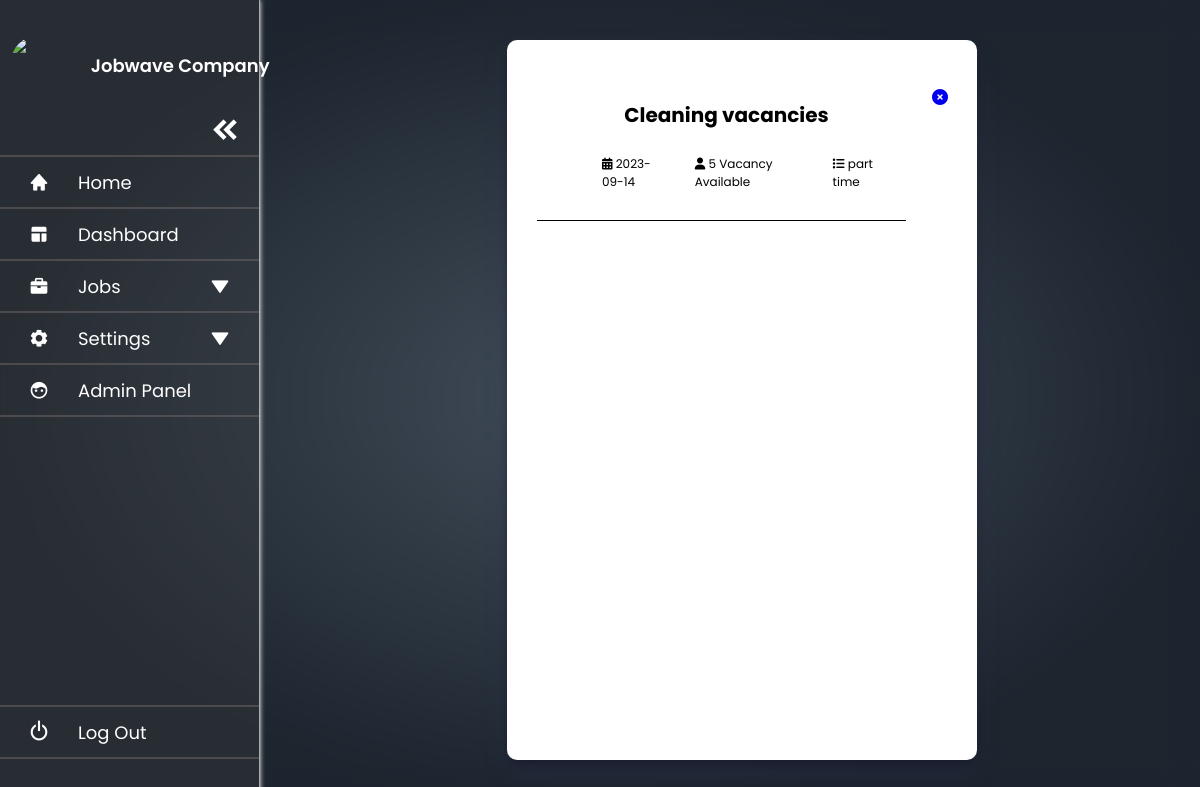
The page /job_view.php?i=5 (signed in) on the database its author committed.
### tables this page shows
CREATE TABLE `user` (
  `reg_id` int(20) NOT NULL,
  `user_name` varchar(200) NOT NULL,
  `user_type` varchar(50) NOT NULL,
  `email` varchar(250) NOT NULL,
  `phone_number` int(20) NOT NULL,
  `password` varchar(400) NOT NULL
);

CREATE TABLE `add_job` (
  `job_id` int(11) NOT NULL,
  `job_title` varchar(300) NOT NULL,
  `description` text NOT NULL,
  `num_of_vacancy` int(11) NOT NULL,
  `job_type` varchar(50) NOT NULL,
  `date` date NOT NULL,
  `time` time NOT NULL,
  `salary` decimal(10,2) NOT NULL,
  `com_id` int(11) NOT NULL,
  `post_time` datetime NOT NULL
);

### job_view.php (the view, shortened to what this page needs)
<!DOCTYPE html>
<html lang="en">
<head>
    <link rel="stylesheet" href="css/side_navigation.css">
    <link rel="stylesheet" href="css/job_view.css">
	<link href='https://unpkg.com/boxicons@2.1.4/css/boxicons.min.css' rel='stylesheet'>
    <link rel="stylesheet" href="https://cdnjs.cloudflare.com/ajax/libs/font-awesome/6.4.2/css/all.min.css">
</head>
<body>
    <?php
        include ('sidebar.php');
    ?>
    <div class="home_section">
        <div class="home_content" >
            <div class="view_popup">
                <div class="popup_details">
                    <div class="part1">
                        <div class="closebtn" id="closebtn"><a href="job_list.php"><i class="fa-solid fa-circle-xmark"></i></a></div>
                        <div class="view_job_details">
                            <?php
                                $query = "SELECT * FROM add_job WHERE job_id = $_GET[i]";
                                $result = mysqli_query($con, $query);
                                while ($row = mysqli_fetch_assoc($result)) {
                            ?>
                                <div class="ads">
                                    <b>
                                        <p class="jobtitle" style="font-size:20px"><?php echo $row['job_title']; ?></p>
                                    </b>
                                    <div class="icon_job_view" style="margin: 5px 0px 0px 15px;">
                                        <p><i class="fa-solid fa-calendar-days"></i></i> <?php echo $row['date']; ?></p>
                                        <p><i class="fa-solid fa-user"></i> <?php echo $row['num_of_vacancy']; ?> Vacancy Available</p>
                                        <p><i class="fa-solid fa-list"></i> <?php echo $row['job_type']; ?></p>
                                    </div>
                                </div>
                            <?php
                                }
                            ?>
                        </div>
                    </div>
                    <div class="part2">
                    </div>
                </div>
            </div>
        </div>
    </div>
</body>
</html>

### sidebar.php (shortened to what this page needs)
<?php
    include ('include/connection.php');
    if(isset($_SESSION['reg_id'])){
        $id = $_SESSION['reg_id'];
        $query = "SELECT work_image as image_name FROM work_profile WHERE reg_id = $id UNION ALL SELECt com_image as image_name FROM com_profile WHERE reg_id = $id";
        $query_result = mysqli_query($con, $query);
        $image_row = mysqli_fetch_assoc($query_result);
        $num_row = mysqli_num_rows($query_result);
            if($num_row > 0){
                $image_path = "uploads/$image_row[image_name]";
            }
            else{
                $image_path ="uploads/logo.png";
            }
        $user_query= "SELECT user_name, user_type FROM user WHERE reg_id = $id";
        $result = mysqli_query($con, $user_query);
        $user_row = mysqli_fetch_assoc($result);
        $user_type = $user_row['user_type'];
        $user_name = $user_row['user_name'];
        if($user_type == 'admin'){
        ?>
            <div class="sidebar">
                <div class="user_details">
                    <div class="user_img">
                        <img src="uploads/logo.png" >
                    </div>
                    <div class="data_line">
                        <span class="user_data"><?php echo $user_name ?></span>
                        <span class="user_data2">UOJ Project Group</span>
                    </div>
                </div>
                <div class="open_close">
                    <i class='bx bxs-chevrons-left icon' ></i>
                </div>
                <ul class="nav_list">
                    <li>
                        <a href="home.php">
                            <i class='bx bxs-home' ></i>
                        <span class="link_name">Home</span>
                        </a>
                        <ul class="sub_menu blank">
                            <li><a class="link_name" href="home.php">Home</a></li>
                        </ul>
                    </li>
                    <li>
                        <a href="admin_dashboard.php">
                            <i class='bx bxs-layout'></i>
                        <span class="link_name">Dashboard</span>
                        </a>
                        <ul class="sub_menu blank">
                            <li><a class="link_name" href="#">Dashboard</a></li>
                        </ul>
                    </li>
                    <li>
                        <a href="admin_company.php">
                            <i class='bx bxs-buildings'></i>
                        <span class="link_name">Company</span>
                        </a>
                        <ul class="sub_menu blank">
                            <li><a class="link_name" href="#">Company</a></li>
                        </ul>
                    </li>
                    <li>
                        <a href="admin_worker.php">
                            <i class='bx bxs-hard-hat' ></i>
                        <span class="link_name">Workers</span>
                        </a>
                        <ul class="sub_menu blank">
                            <li><a class="link_name" href="#">Workers</a></li>
                        </ul>
                    </li>
                    <li>
                        <a href="admin_jobs.php">
                            <i class='bx bxs-briefcase' ></i>
                        <span class="link_name">Jobs</span>
                        </a>
                        <ul class="sub_menu blank">
                            <li><a class="link_name" href="#">Jobs</a></li>
                        </ul>
                    </li>
                    <li>
                        <div class="iocn_link">
                        <a href="#">
                            <i class='bx bxs-envelope'></i>
                            <span class="link_name">Mails</span>
                        </a>
                        <i class='bx bxs-down-arrow arrow'></i>
                        </div>
                        <ul class="sub_menu">
                        <li><a class="link_name" href="#">Mails</a></li>
                        <li><a href="admin_company_mail.php?contact_mails">Contacts Mails</a></li>
                        <li><a href="admin_company_mail.php?com_mails">Company Mails</a></li>
                        <li><a href="admin_company_mail.php?work_mails">Worker Mails</a></li>
                        </ul>
                    </li>
                </ul>
                <div class="log">
                    <div class="iocn_link">
                        <a href="logout.php">
                            <i class='bx bx-power-off'></i>
                            <span class="link_name">Log Out</span>
                        </a>
                    </div>
                </div>
            </div>
        <?php
        }
        elseif($user_type == 'company'){
        ?>
            <div class="sidebar" id="blur2">
                <div class="user_details">
                    <div class="user_img">
                        <img src="<?php echo $image_path?>" >
                    </div>
                    <div class="data_line">
                        <span class="user_data"><?php echo $user_name ?></span>
                    </div>
                </div>
                <div class="open_close">
                    <i class='bx bxs-chevrons-left icon' ></i>
                </div>
                <ul class="nav_list">
                    <li>
                        <a href="home.php">
                            <i class='bx bxs-home' ></i>
                        <span class="link_name">Home</span>
                        </a>
                    </li>
                    <li>
                        <a href="company_dashboard.php">
                            <i class='bx bxs-layout'></i>
                        <span class="link_name">Dashboard</span>
                        </a>
                    </li>
                    <li>
                        <div class="iocn_link">
                        <a href="#">
                            <i class='bx bxs-briefcase' ></i>
                            <span class="link_name">Jobs</span>
                        </a>
                        <i class='bx bxs-down-arrow arrow'></i>
                        </div>
                    </li>
                    <li>
                        <div class="iocn_link">
                        <a href="#">
                            <i class='bx bxs-cog' ></i>
                            <span class="link_name">Settings</span>
                        </a>
                        <i class='bx bxs-down-arrow arrow'></i>
                        </div>
                    </li>
                    <li>
                        <a href="message_admin.php">
                            <i class='bx bxs-face'></i>
                        <span class="link_name">Admin Panel</span>
                        </a>
                    </li>
                </ul>
                <div class="log">
                    <div class="iocn_link">
                        <a href="logout.php">
                            <i class='bx bx-power-off'></i>
                            <span class="link_name">Log Out</span>
                        </a>
                    </div>
                </div>
            </div>
        <?php
        }
    }
    else{
        header("Location: home.php");
    }
?>

### css/side_navigation.css (style rules this page uses)
* { margin: 0; padding: 0; box-sizing: border-box; font-family: 'Poppins', sans-serif; }
body { background: radial-gradient(50.53% 50.53% at 50.23% 49.47%, #414d59 0%, #1d252f 100%); overflow: hidden; backdrop-filter: blur(15px); }
.sidebar { position: fixed; top: 0; left: 0; height: 100%; width: 260px; background: #3f3f3f56; z-index: 100; transition: all 0.5s ease; backdrop-filter: blur(8px); border-right: 1px solid rgba(255, 255, 255, 0.61); box-shadow: 0px 0px 5px 0px white; }
.sidebar .user_details { height: 100px; width: 100%; display: flex; align-items: center; }
.sidebar .user_details .user_img { position: fixed; width: 60px; height: 60px; overflow: hidden; border-radius: 50%; margin: 30px 20px 0px 10px; }
.sidebar .user_details .user_img img { height: 100%; }
.sidebar .user_details .data_line { position: relative; left: 35%; display: flex; flex-direction: column; margin-top: 30px; }
.sidebar .user_details .user_data { font-size: 18px; color: #fff; font-weight: 600; transition: all 0.6s ease; }
.sidebar .open_close i { margin-top: 5px; margin-left: 200px; height: 50px; min-width: 50px; text-align: center; line-height: 50px; color: white; font-size: 35px; cursor: pointer; transition: all 1s ease; }
.sidebar .nav_list { border-top: 2px solid rgba(111, 102, 102, 0.497); height: calc(100% - 250px); padding: 0px 0 150px 0; overflow: auto; }
.sidebar .nav_list li { position: relative; list-style: none; border-bottom: 2px solid rgba(111, 102, 102, 0.497); }
.sidebar .log i { height: 50px; min-width: 78px; text-align: center; line-height: 50px; color: white; font-size: 25px; cursor: pointer; transition: all 0.3s ease; }
.sidebar .log a { border-top: 2px solid rgba(111, 102, 102, 0.497); border-bottom: 2px solid rgba(111, 102, 102, 0.497); font-size: 18px; font-weight: 400; color: #ffffff; transition: all 0.4s ease; }
.sidebar .nav_list li .iocn_link , .sidebar .log .icon_link { display: flex; align-items: center; justify-content: space-between; }
.sidebar .nav_list li i { height: 50px; min-width: 78px; text-align: center; line-height: 50px; color: white; font-size: 20px; cursor: pointer; transition: all 0.3s ease; }
.sidebar .nav_list li a, .sidebar .log a { display: flex; align-items: center; text-decoration: none; }
.sidebar .nav_list li a .link_name { font-size: 18px; font-weight: 400; color: #ffffff; transition: all 0.4s ease; }
.home_section { position: relative; height: 100vh; left: 260px; width: calc(100% - 260px); transition: all 0.5s ease; padding: 12px; }
.home_content { height: 100%; display: flex; align-items: center; flex-wrap: wrap; }

### css/job_view.css (style rules this page uses)
.view_popup { width: 100%; height: 100vh; position: absolute; top: 0; z-index: 1; justify-content: center; background-color: #ffffff00; display: flex; }
.popup_details { overflow-y: auto; z-index: 106; margin: auto; width: 50%; height: 90%; padding: 20px 30px; background-color: #fff; box-shadow: rgba(50, 50, 93, 0.45) 0px 13px 27px -5px, rgba(0, 0, 0, 2.3) 0px 8px 16px -8px; border-radius: 10px; transition: top 0ms ease-in-out 200ms, opacity 200ms ease-in-out 0ms, transform 30ms ease-in-out 0ms; }
.view_popup .closebtn a { position: inherit; float: right; top: 10px; right: 10px; width: 15px; height: 15px; cursor: pointer; }
.view_job_details { width: 90%; height: 100%; padding: 15px; padding-left: 25px; padding-bottom: 30px; margin-top: 25px; margin-bottom: 25px; font-size: 12px; border-bottom: 1px solid black; display: flex; justify-content: center; }
.part1 { height: 20%; background-color: white; width: 100%; height: 20%; }
.part2 { height: 70%; width: 90%; border-radius: 20px; margin-top: 10px; }
.ads { display: flex; flex-direction: column; justify-content: center; align-items: center; }
.icon_job_view { display: flex; flex-direction: row; }
.icon_job_view p { margin-left: 25px; margin-top: 20px; }

### rows shown on the page
user: user_name "Jobwave Company"
add_job: job_title "Cleaning vacancies", date "2023-09-14", num_of_vacancy "5", job_type "part time"
